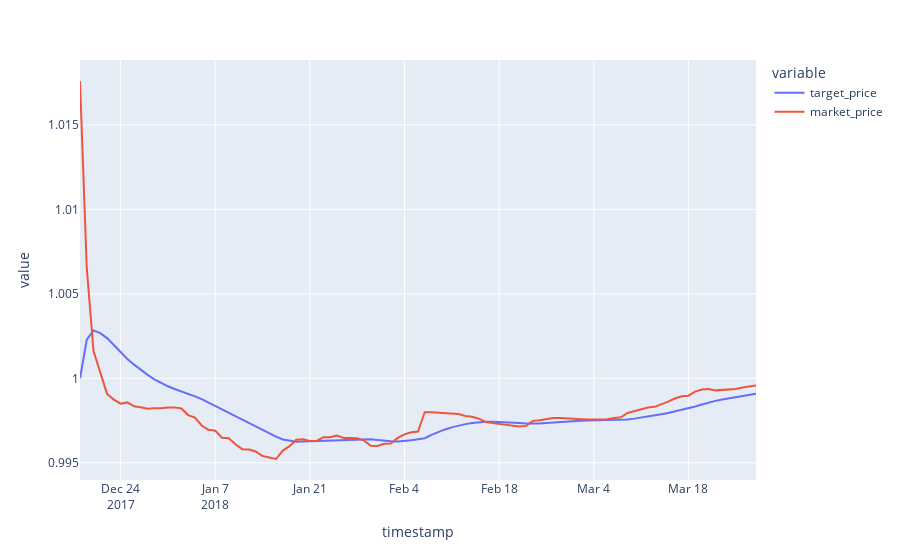

Notebook code cell kept with this figure:
### Markdown cell above
## Target price / redemption price set to 1 "dollar" for historical comparison

### Code cell
simulation_result.plot(x='timestamp', y=['target_price', 'market_price'])
